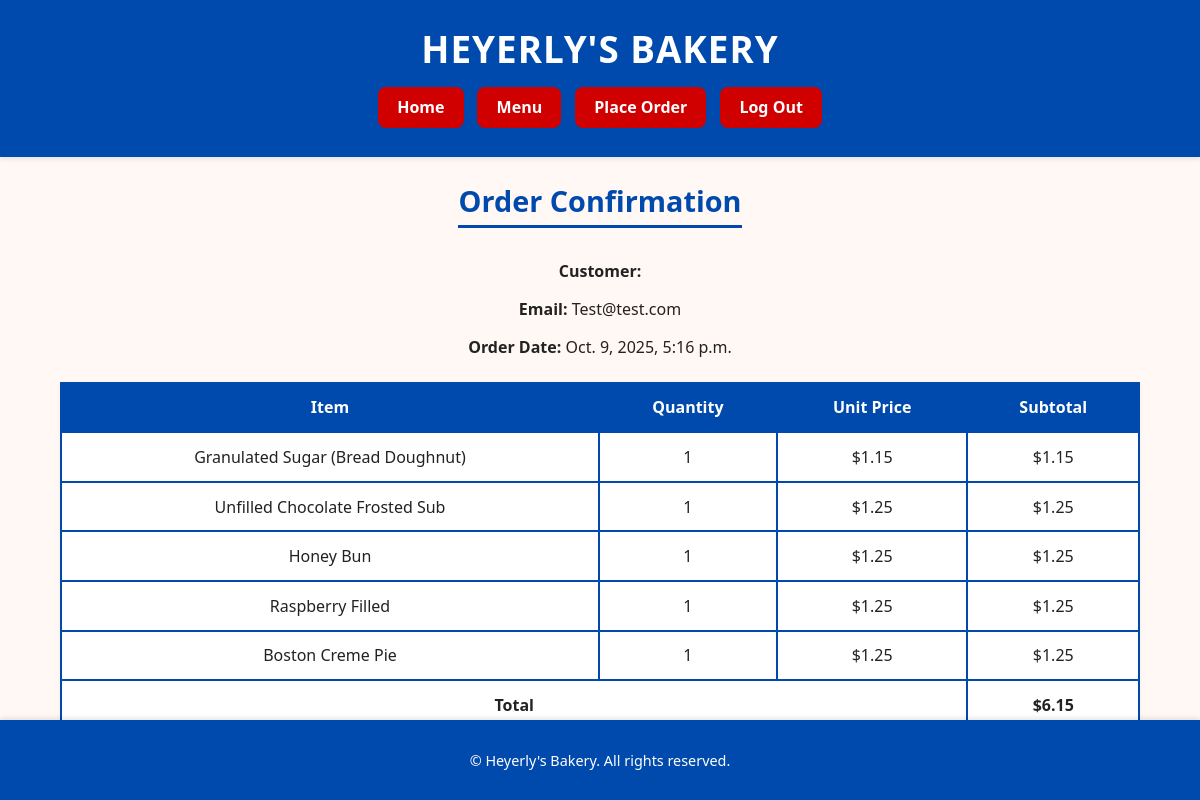
Screenshot of /confirmation/4/ (signed in) with the database file from the repository.
### database/models.py (models this page shows, shortened)
class OrderInfo(models.Model):
    customer = models.ForeignKey(Customer, on_delete=models.CASCADE)
    baked_goods = models.ManyToManyField(BakedGood, through='OrderItem')
    created_at = models.DateTimeField(auto_now_add=True)
    completed = models.BooleanField(default=False)

class Customer(models.Model):
    user = models.CharField(max_length=30)
    email = models.EmailField()

class OrderItem(models.Model):
    orderinfo = models.ForeignKey(OrderInfo, on_delete=models.CASCADE)
    bakedgood = models.ForeignKey(BakedGood, on_delete=models.CASCADE)
    quantity = models.PositiveIntegerField(default=1)

class BakedGood(models.Model):
    item_name = models.CharField(max_length=100)
    item_cost = models.DecimalField(max_digits=6, decimal_places=2)

### bakery/views.py (the view)
# urls.py: path('confirmation/<int:order_id>/', views.confirmation, name='confirmation'),
def confirmation(request, order_id):
    order = OrderInfo.objects.get(id=order_id)
    order_items = order.orderitem_set.all()
    total_cost = sum(item.bakedgood.item_cost * item.quantity for item in order_items)
    employ = check_email(request.user)
    context = {"name": request.user, "employed": employ, 'order': order, 'total_cost': total_cost}
    return render(request, 'confirmation.html', context)

### bakery/views.py (called while the page is built)
def check_email(usery):
    user = User.objects.get(id=usery.id)
    heyer_domain = "heyerlysbake.com"
    if user.email.endswith(heyer_domain):
        employeey = True
    else:
        employeey = False
    return employeey

### bakery/templates/confirmation.html
{% extends 'base.html' %}
{% block content %}
<h2>Order Confirmation</h2>
{% if order %}
    <p><strong>Customer:</strong> {{ order.customer.first_name }} {{ order.customer.last_name }}</p>
    <p><strong>Email:</strong> {{ order.customer.email }}</p>
    <p><strong>Order Date:</strong> {{ order.created_at }}</p>
    <table>
        <thead>
            <tr>
                <th>Item</th>
                <th>Quantity</th>
                <th>Unit Price</th>
                <th>Subtotal</th>
            </tr>
        </thead>
        <tbody>
            {% for order_item in order.orderitem_set.all %}
            <tr>
                <td>{{ order_item.bakedgood.item_name }}</td>
                <td>{{ order_item.quantity }}</td>
                <td>${{ order_item.bakedgood.item_cost }}</td>
                <td>${{ order_item.bakedgood.item_cost|floatformat:2|add:"0"|floatformat:2|add:""|floatformat:2 }}</td>
            </tr>
            {% endfor %}
            <tr>
                <td colspan="3"><strong>Total</strong></td>
                <td><strong>${{ total_cost }}</strong></td>
            </tr>
        </tbody>
    </table>
{% else %}
    <p>No order found.</p>
    <a href="{% url 'home' %}" class="back-btn">Back to Home</a>
{% endif %}
{% endblock %}

### bakery/static/bakery/style.css (style rules this page uses)
body { font-family: 'Segoe UI', Tahoma, sans-serif; background-color: #fff8f4; color: #222; margin: 0; padding: 0; text-align: center; }
h2 { color: #004aad; margin-top: 1.5rem; margin-bottom: 1rem; font-size: 1.8rem; border-bottom: 3px solid #004aad; display: inline-block; padding-bottom: 0.3rem; }
table { width: 90%; margin: 1.5rem auto; border-collapse: collapse; background-color: white; box-shadow: 0 2px 5px rgba(0, 0, 0, 0.05); }
table, th, td { border: 2px solid #004aad; }
th { background-color: #004aad; color: white; font-weight: bold; }
th, td { padding: 0.8rem; }

### rows the page displays
OrderInfo: customer.email "Test@test.com", created_at "Oct. 9, 2025, 5:16 p.m."
OrderItem: bakedgood.item_name "Granulated Sugar (Bread Doughnut)", quantity "1", bakedgood.item_cost "1.15", bakedgood.item_cost|add "1.15"
OrderItem: bakedgood.item_name "Unfilled Chocolate Frosted Sub", quantity "1", bakedgood.item_cost "1.25", bakedgood.item_cost|add "1.25"
OrderItem: bakedgood.item_name "Honey Bun", quantity "1", bakedgood.item_cost "1.25", bakedgood.item_cost|add "1.25"
OrderItem: bakedgood.item_name "Raspberry Filled", quantity "1", bakedgood.item_cost "1.25", bakedgood.item_cost|add "1.25"
OrderItem: bakedgood.item_name "Boston Creme Pie", quantity "1", bakedgood.item_cost "1.25", bakedgood.item_cost|add "1.25"

### other values shown
{{ total_cost }} "6.15"
